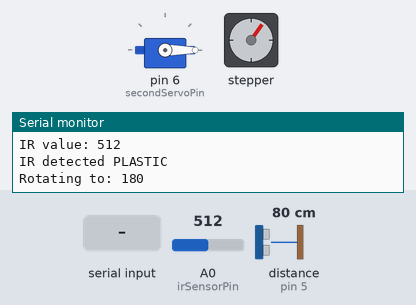
Bench run of a sketch on a simulated Arduino Uno, built with avr-gcc and run on an emulated ATmega328P. Shown: servo, stepper motor, the last lines printed to the serial monitor. The test bench sets the inputs (shaded band); at power-on: distance to the obstacle (sensor on pin 5) 80 cm, A0 (irSensorPin) = 512. The echo pulse lasts 58.3 µs per cm; stepper angles assume 2048 steps per turn.

Above: at 1.2 s.
1.3 s: distance to the obstacle (sensor on pin 5) set to 7 cm
4.8 s: distance to the obstacle (sensor on pin 5) set to 4 cm
At 5.4 s:
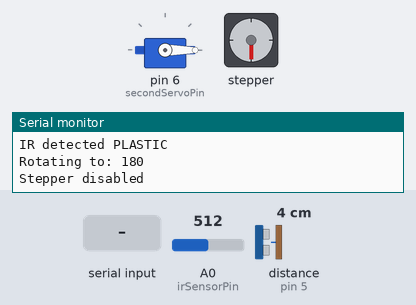
7.5 s: distance to the obstacle (sensor on pin 5) set to 9 cm
At 9.7 s:
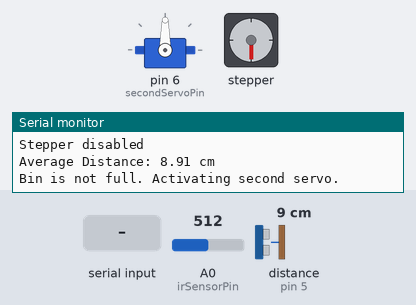
13.1 s: A0 (irSensorPin) set to 290
At 15.6 s:
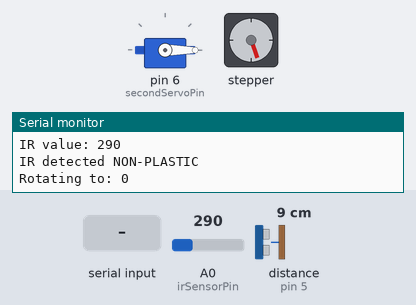
16.6 s: distance to the obstacle (sensor on pin 5) set to 2 cm
20.1 s: "plastic" received over Serial
At 21.83 s:
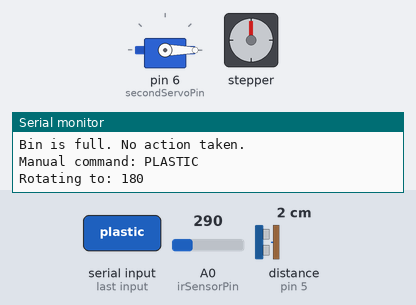
Timing chart, 0 to 24.6 s (numbered marks = the images above; inputs shaded):
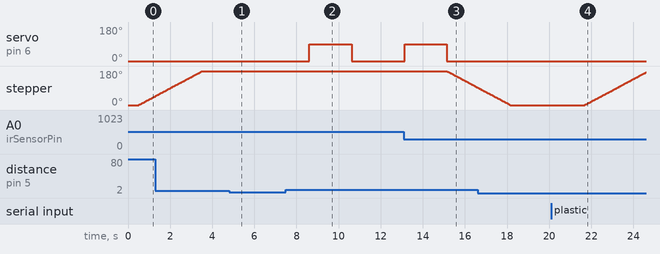

The sketch:

Week4_ArduinoCode.ino
```cpp
      #include <Stepper.h>
      #include <Servo.h>

      const int stepsPerRevolution = 2048;
      Stepper stepper(stepsPerRevolution, 8, 10, 9, 11);

      Servo secondServo;
      const int secondServoPin = 6;

      int currentAngle = 0;

      const int irSensorPin = A0; // IR sensor connected to analog pin A0
      const int trigPin = 4;      // HC-SR04 trigger pin
      const int echoPin = 5;      // HC-SR04 echo pin

      unsigned long lastIRCheck = 0;
      const unsigned long irCheckInterval = 500; // check every 500ms

      void disableStepper() {
        digitalWrite(8, LOW);
        digitalWrite(10, LOW);
        digitalWrite(9, LOW);
        digitalWrite(11, LOW);
        delay(500);
        Serial.println("Stepper disabled");
      }

      void setup() {
        Serial.begin(9600);
        stepper.setSpeed(10);

        secondServo.attach(secondServoPin);
        secondServo.write(0); // Start at 0 degrees

        pinMode(8, OUTPUT);
        pinMode(10, OUTPUT);
        pinMode(9, OUTPUT);
        pinMode(11, OUTPUT);

        pinMode(irSensorPin, INPUT);
        pinMode(trigPin, OUTPUT);
        pinMode(echoPin, INPUT);

        Serial.println("Setup complete");
      }

      void rotateTo(int targetAngle) {
        Serial.print("Rotating to: ");
        Serial.println(targetAngle);

        int stepTarget = map(targetAngle, 0, 360, 0, stepsPerRevolution);
        int stepCurrent = map(currentAngle, 0, 360, 0, stepsPerRevolution);
        int stepsToMove = stepTarget - stepCurrent;

        stepper.step(stepsToMove);
        currentAngle = targetAngle;

        disableStepper(); // Turn off coils
      }

      float measureDistance() {
        digitalWrite(trigPin, LOW);
        delayMicroseconds(2);
        digitalWrite(trigPin, HIGH);
        delayMicroseconds(10);
        digitalWrite(trigPin, LOW);

        long duration = pulseIn(echoPin, HIGH);
        float distance = duration * 0.034 / 2;

        return distance;
      }

      float measureAverageDistance() {
        const unsigned long measurementDuration = 1000; // 1 second
        unsigned long startTime = millis();
        float sum = 0;
        int count = 0;

        while (millis() - startTime < measurementDuration) {
          float distance = measureDistance();
          sum += distance;
          count++;
          delay(50); // Short delay between measurements
        }

        float average = (count > 0) ? (sum / count) : 0;
        Serial.print("Average Distance: ");
        Serial.print(average);
        Serial.println(" cm");
        return average;
      }

      void processSorting(String type) {
        if (type == "plastic") {
          rotateTo(180);
        } else if (type == "nonplastic") {
          rotateTo(0);
        }

        delay(1000); // Wait 1 second after rotating

        float averageDistance = measureAverageDistance();
        if (averageDistance >= 0 && averageDistance <= 5) {
          Serial.println("Bin is full. No action taken.");
          return;
        }

        // Bin is not full, activate second servo
        Serial.println("Bin is not full. Activating second servo.");
        secondServo.write(90);

        // Wait until object is no longer detected
        while (analogRead(irSensorPin) >= 1 && analogRead(irSensorPin) <= 25) {
          delay(200);
        }

        delay(2000); // Wait 2 seconds after object removed
        secondServo.write(0);
      }

      void handleIRSensor() {
        int irValue = analogRead(irSensorPin);
        Serial.print("IR value: ");
        Serial.println(irValue);

        if (irValue >= 300 && irValue <= 740) {
          Serial.println("IR detected PLASTIC");
          processSorting("plastic");
        }
        else if (irValue >= 0 && irValue < 299) {
          Serial.println("IR detected NON-PLASTIC");
          processSorting("nonplastic");
        }
        else {
          Serial.println("No object detected.");
        }
      }

      void loop() {
        // Check for serial input
        if (Serial.available() > 0) {
          String command = Serial.readString();
          command.trim(); // Remove any leading/trailing whitespace

          if (command == "plastic") {
            Serial.println("Manual command: PLASTIC");
            processSorting("plastic");
          } else if (command == "nonplastic") {
            Serial.println("Manual command: NON-PLASTIC");
            processSorting("nonplastic");
          } else {
            Serial.print("Unknown command: ");
            Serial.println(command);
          }
        }

        // Periodically check IR sensor
        if (millis() - lastIRCheck >= irCheckInterval) {
          lastIRCheck = millis();
          handleIRSensor();
        }
      }
```

Measured:
- the behaviour switches between 6 and 5 cm on distance to the obstacle (sensor on pin 5) (found by bisection; images 0 and 1)
- after the input at 4.8 s, servo on pin 6 (secondServoPin): stays 0° (without the input it goes to 90° after 1.3 s)
- after the input at 7.5 s, servo on pin 6 (secondServoPin): 0° → 90° after 1.1 s, → 0° 2.0 s later
- after the input at 13.1 s, stepper: keeps turning counter-clockwise at about 61°/s, starting after 2.1 s
- after the input at 20.1 s, stepper: keeps turning clockwise at about 60°/s, starting after 1.6 s
